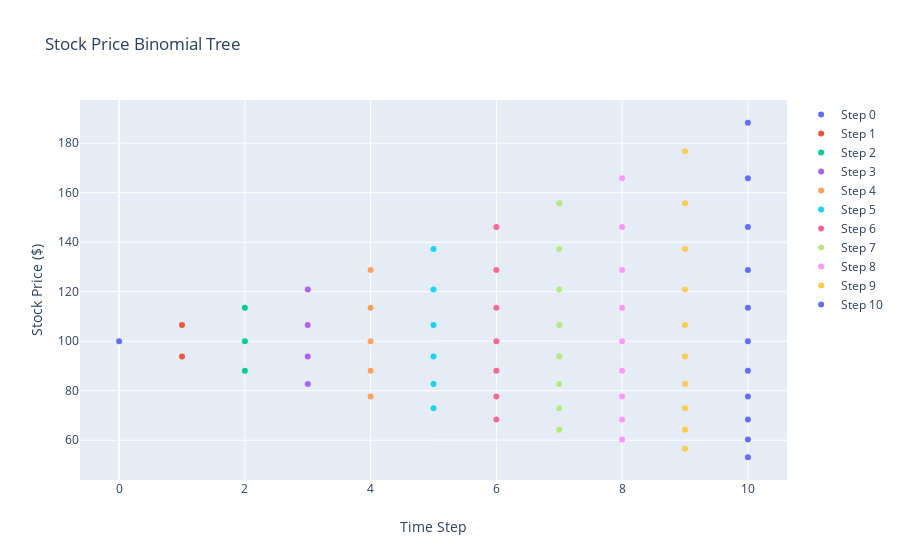

The cell this chart's notebook holds for it:
### Code cell
steps = 10
temp = pd.DataFrame(binomial_tree(100,105,1,r,.20,steps,'c',True))
data = []
for i in range(0,steps+1):
    trace = go.Scatter(
        x = (steps+1)*[i], y = temp.iloc[i][temp.iloc[i] != 1], name = 'Step {}'.format(i), mode = 'markers'
    )
    data.append(trace)
layout = go.Layout(
    title = 'Stock Price Binomial Tree', yaxis = dict(title = 'Stock Price ($)'), 
        xaxis = dict(title = 'Time Step'))
fig = go.Figure(data=data, layout=layout)
plotly.offline.iplot(fig)

### Figure 1 — Plotly figure (JSON) as saved in the notebook; plotly's stock layout.template omitted (floating-point values rounded to 4 significant figures)
{"data": [{"mode": "markers", "name": "Step 0", "type": "scatter", "x": [0, 0, 0, 0, 0, 0, 0, 0, 0, 0, 0], "y": [100]}, {"mode": "markers", "name": "Step 1", "type": "scatter", "x": [1, 1, 1, 1, 1, 1, 1, 1, 1, 1, 1], "y": [93.87, 106.5]}, {"mode": "markers", "name": "Step 2", "type": "scatter", "x": [2, 2, 2, 2, 2, 2, 2, 2, 2, 2, 2], "y": [88.11, 100, 113.5]}, {"mode": "markers", "name": "Step 3", "type": "scatter", "x": [3, 3, 3, 3, 3, 3, 3, 3, 3, 3, 3], "y": [82.71, 93.87, 106.5, 120.9]}, {"mode": "markers", "name": "Step 4", "type": "scatter", "x": [4, 4, 4, 4, 4, 4, 4, 4, 4, 4, 4], "y": [77.64, 88.11, 100, 113.5, 128.8]}, {"mode": "markers", "name": "Step 5", "type": "scatter", "x": [5, 5, 5, 5, 5, 5, 5, 5, 5, 5, 5], "y": [72.88, 82.71, 93.87, 106.5, 120.9, 137.2]}, {"mode": "markers", "name": "Step 6", "type": "scatter", "x": [6, 6, 6, 6, 6, 6, 6, 6, 6, 6, 6], "y": [68.41, 77.64, 88.11, 100.0, 113.5, 128.8, 146.2]}, {"mode": "markers", "name": "Step 7", "type": "scatter", "x": [7, 7, 7, 7, 7, 7, 7, 7, 7, 7, 7], "y": [64.22, 72.88, 82.71, 93.87, 106.5, 120.9, 137.2, 155.7]}, {"mode": "markers", "name": "Step 8", "type": "scatter", "x": [8, 8, 8, 8, 8, 8, 8, 8, 8, 8, 8], "y": [60.28, 68.41, 77.64, 88.11, 100.0, 113.5, 128.8, 146.2, 165.9]}, {"mode": "markers", "name": "Step 9", "type": "scatter", "x": [9, 9, 9, 9, 9, 9, 9, 9, 9, 9, 9], "y": [56.58, 64.22, 72.88, 82.71, 93.87, 106.5, 120.9, 137.2, 155.7, 176.7]}, {"mode": "markers", "name": "Step 10", "type": "scatter", "x": [10, 10, 10, 10, 10, 10, 10, 10, 10, 10, 10], "y": [53.11, 60.28, 68.41, 77.64, 88.11, 100.0, 113.5, 128.8, 146.2, 165.9, 188.3]}], "layout": {"title": {"text": "Stock Price Binomial Tree"}, "xaxis": {"title": {"text": "Time Step"}}, "yaxis": {"title": {"text": "Stock Price ($)"}}}}
